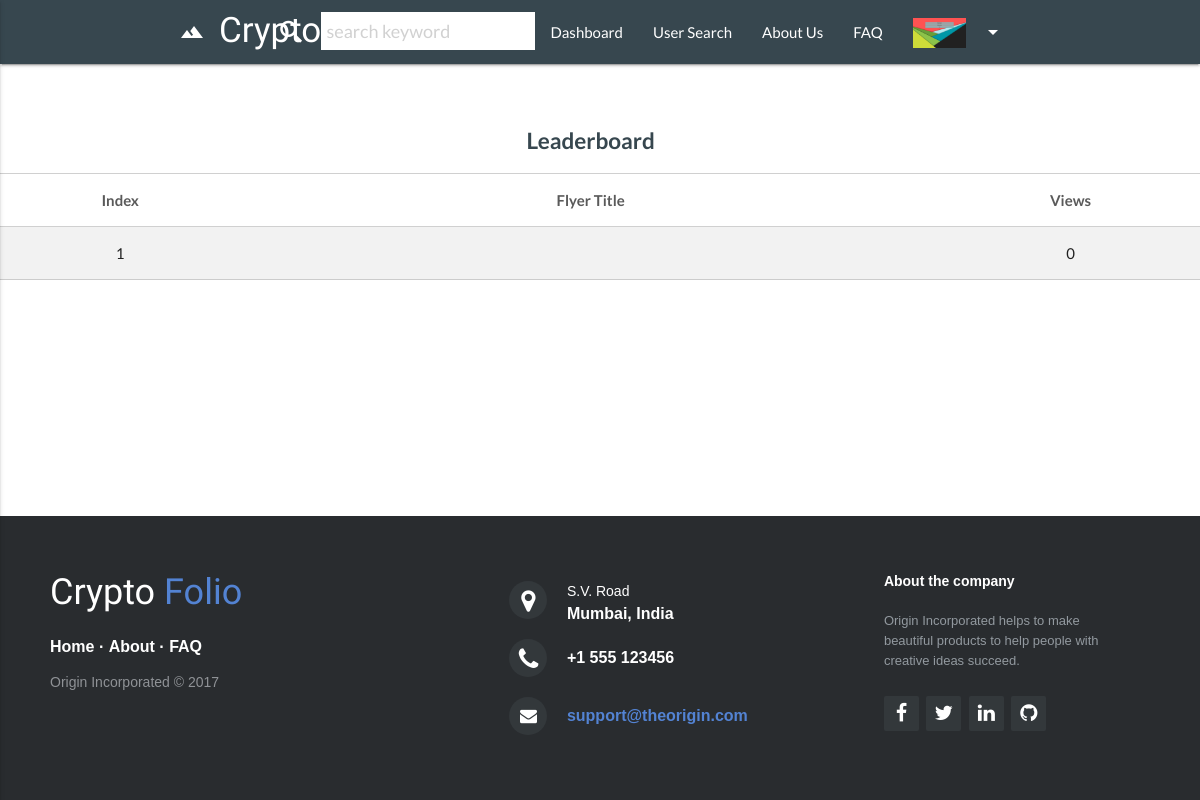
Page /leaderboard/ (signed in) on the committed database.
### authen/models.py (models this page shows, shortened)
class Profile(models.Model):
    user = models.OneToOneField(User, on_delete=models.CASCADE)
    description1 = models.IntegerField(default=0, blank=True, null=True)
    description2 = models.IntegerField(default=0, blank=True, null=True)
    description3 = models.IntegerField(default=0, blank=True, null=True)
    cryptoname = models.CharField(max_length=500, blank=True, null=True)
    email = models.EmailField(unique=True)
    bio = models.CharField(max_length=500, blank=True, null=True)
    profile_pic = models.ImageField(
        default='media/mainpage4.jpg', blank=True, null=True)
    confirmhash = models.CharField(max_length=100, blank=True, null=True)

### explore/models.py (models this page shows, shortened)
class Flyer(models.Model):
    creater = models.ForeignKey(Profile, on_delete=models.CASCADE)
    username=models.CharField(max_length=500)
    percentage = models.IntegerField(default=0)
    viewcount = models.IntegerField(default=0)

### TMS/views.py (the view)
# urls.py: url(r'^leaderboard/', views.leaderboard),
def leaderboard(request):
      if request.user.is_authenticated:
        pr = Profile.objects.get(user=request.user)
        fly = Flyer.objects.all()
        return render(request, 'leaderboard.html', {'profile': pr, 'list':fly})

### templates/leaderboard.html (shortened to what this page needs)
{% extends 'navbar.html' %} {% load static %} {% block content %}
<link rel="stylesheet" href="http://maxcdn.bootstrapcdn.com/font-awesome/4.2.0/css/font-awesome.min.css">
<link rel="stylesheet" href="{% static 'authen/css/style.css' %}">
<link rel="stylesheet" href="{% static 'authen/css/footer-distributed-with-address-and-phones.css' %}">
<br><br>
  <table class="striped centered highlight">
        <thead>
          <tr> <th></th>
              <th style="color:#37474f; font-size: 1.5em;">Leaderboard</th>
          </tr>
        </thead> <thead>
          <tr>
              <th>Index</th>
              <th>Flyer Title</th>
              <th>Views</th>
          </tr>
        </thead>
        <tbody>
   {% for i in list.all|dictsortreversed:"viewcount" %}
   <tr>
     <td><a class="ref" href="/dashboard/location/{{ i.title }}/"> {{ forloop.counter }}</a></td>
      <td> <a class="ref" href="/dashboard/location/{{ i.title }}/"> {{ i.title }}</a></td>
       <td> <a class="ref" href="/dashboard/location/{{ i.title }}/">{{ i.viewcount }}</a></td>
          </tr>
   {% endfor %}
        </tbody>
      </table>
<hr>
<br>
{% endblock content %}

### templates/navbar.html (shortened to what this page needs)
<!DOCTYPE html>
<html lang="en">
{% load static %}
<head>
    <link rel="stylesheet" href="{% static 'src/public/css/libs/sweetalert.css' %}">
    <link rel="stylesheet" href="{% static 'src/public/css/app.css' %}">
    <link rel="stylesheet" href="{% static 'src/public/css/navigation.css' %}">
    <link rel="stylesheet" href="{% static 'src/public/css/libs/typeahead.css' %}">
    <link rel="stylesheet" href="{% static 'src/public/css/lity.css' %}">
    <link rel="stylesheet" href="http://maxcdn.bootstrapcdn.com/font-awesome/4.2.0/css/font-awesome.min.css">
    <link rel="stylesheet" href="https://cdnjs.cloudflare.com/ajax/libs/animate.css/3.5.2/animate.min.css">
    <link type="text/css" rel="stylesheet" href="{% static 'authen/css/materialize.min.css' %}" media="screen,projection" />
    <link rel="stylesheet" href="{% static 'authen/css/font-awesome.min.css' %}">
    <link rel="stylesheet" href="{% static 'explore/css/footer-distributed-with-address-and-phones.css' %}">
    <link rel="stylesheet" href="http://maxcdn.bootstrapcdn.com/font-awesome/4.2.0/css/font-awesome.min.css">
</head>
<body>
    <nav class="nav-extended">
        <div class="nav-wrapper blue-grey darken-3">
            <div class="container">
                <a href="/home/" class="brand-logo"><i class="large material-icons">landscape</i><span id="logo1">Crypto</span><span id="logo2">Folio</span></a>
                <ul class="right hide-on-med-and-down">
                     {% if profile  %}
                      <li>
                   <div class="searcher" style="margin-bottom: -12px;">
                      <div class="col s12 " >
                        <div class="" id="topbarsearch">
                          <div class="input-field col s6 s12 black-text" >
                            <i class="white-text material-icons prefix">search</i>
                            <input type="text" placeholder="search keyword" id="autocomplete-input" class="autocomplete black-text" style="background-color: white;padding-left: 5px;" >
                            </div>
                          </div>
                        </div>
                      </div>
                  </li>
                     <li><a href="/dashboard/home/">Dashboard</a></li>
                      <li><a href="/friends/">User Search</a></li>
                      {% endif %}
                    <li><a href="/about/">About Us</a></li>
                    <li><a href="/faq/">FAQ</a></li>
                    {% if profile  %}
                        {% if profile.profile_pic %}
                        <li id="profilepic"><a class="dropdown-button" href="#!" data-activates="dropdown1" data-beloworigin="true"><img style = " height : 30px; margin-bottom: -10px;" src="{{ profile.profile_pic.url }}"><i class="material-icons right">arrow_drop_down</i></a></li>
                        {% endif %}
                    {% else %}
                        <li><a href="/authen/login/">Log In</a></li>
                        <li><a href="/authen/register/">Sign Up</a></li>
                    {% endif %}
                </ul>
        <a href="#" data-activates="slide-out" class="button-collapse"><i class="material-icons">menu</i></a>      </div>
        </div>
    </nav>
    {% block content %} {% endblock content %}
    <footer class="footer-distributed">
        <div class="footer-left">
            <h3>Crypto
                <span>Folio</span>
            </h3>
            <p class="footer-links">
                <a href="/home/">Home</a> ·
                <a href="/about/">About</a> ·
                <a href="/faq/">FAQ</a>
            </p>
            <p class="footer-company-name">Origin Incorporated &copy; 2017</p>
        </div>
        <div class="footer-center">
            <div>
                <i class="fa fa-map-marker"></i>
                <p>
                    <span>S.V. Road</span> Mumbai, India</p>
            </div>
            <div>
                <i class="fa fa-phone"></i>
                <p>+1 555 123456</p>
            </div>
            <div>
                <i class="fa fa-envelope"></i>
                <p>
                    <a href="mailto:support@company.com">support@theorigin.com</a>
                </p>
            </div>
        </div>
        <div class="footer-right">
            <p class="footer-company-about">
                <span>About the company</span> Origin Incorporated helps to make beautiful products to help people with creative
                ideas succeed.
            </p>
            <div class="footer-icons">
                <a href="#">
                    <i class="fa fa-facebook"></i>
                </a>
                <a href="#">
                    <i class="fa fa-twitter"></i>
                </a>
                <a href="#">
                    <i class="fa fa-linkedin"></i>
                </a>
                <a href="#">
                    <i class="fa fa-github"></i>
                </a>
            </div>
        </div>
    </footer>
</body>
</html>

### explore/static/src/public/css/app.css (style rules this page uses)
body, html { font-family: 'Lato', sans-serif; text-rendering: optimizeLegibility !important; -webkit-font-smoothing: antialiased !important; color: #5a5a5a; }
a { text-decoration: none; color: #ccc; }
ul, ol { padding: 0; webkit-padding: 0; moz-padding: 0; }
img { max-width: 100%; }
input[type=text] { padding: 8px; }

### explore/static/src/public/css/libs/typeahead.css (style rules this page uses)
button,input,optgroup,select,textarea { color:inherit;font:inherit;margin:0 }
input { line-height:normal }

### explore/static/explore/css/footer-distributed-with-address-and-phones.css (style rules this page uses)
.footer-distributed { background-color: #292c2f; box-shadow: 0 1px 1px 0 rgba(0, 0, 0, 0.12); box-sizing: border-box; width: 100%; text-align: left; font: bold 16px sans-serif; padding: 55px 50px; margin-top: 80px; }
.footer-distributed .footer-left, .footer-distributed .footer-center, .footer-distributed .footer-right { display: inline-block; vertical-align: top; }
.footer-distributed .footer-left { width: 40%; }
.footer-distributed h3 { color: #ffffff; font: normal 36px 'Cookie', cursive; margin: 0; }
.footer-distributed h3 span { color: #5383d3; }
.footer-distributed .footer-links { color: #ffffff; margin: 20px 0 12px; padding: 0; }
.footer-distributed .footer-links a { display:inline-block; line-height: 1.8; text-decoration: none; color: inherit; }
.footer-distributed .footer-company-name { color: #8f9296; font-size: 14px; font-weight: normal; margin: 0; }
.footer-distributed .footer-center { width: 35%; }
.footer-distributed .footer-center i { background-color: #33383b; color: #ffffff; font-size: 25px; width: 38px; height: 38px; border-radius: 50%; text-align: center; line-height: 42px; margin: 10px 15px; vertical-align: middle; }
.footer-distributed .footer-center i.fa-envelope { font-size: 17px; line-height: 38px; }
.footer-distributed .footer-center p { display: inline-block; color: #ffffff; vertical-align: middle; margin:0; }
.footer-distributed .footer-center p span { display:block; font-weight: normal; font-size:14px; line-height:2; }
.footer-distributed .footer-center p a { color: #5383d3; text-decoration: none;; }
.footer-distributed .footer-right { width: 20%; }
.footer-distributed .footer-company-about { line-height: 20px; color: #92999f; font-size: 13px; font-weight: normal; margin: 0; }
.footer-distributed .footer-company-about span { display: block; color: #ffffff; font-size: 14px; font-weight: bold; margin-bottom: 20px; }
.footer-distributed .footer-icons { margin-top: 25px; }
.footer-distributed .footer-icons a { display: inline-block; width: 35px; height: 35px; cursor: pointer; background-color: #33383b; border-radius: 2px; font-size: 20px; color: #ffffff; text-align: center; line-height: 35px; margin-right: 3px; margin-bottom: 5px; }

### authen/static/authen/css/style.css (style rules this page uses)
body { display: flex; flex-direction: column; }
#logo1 { color: #ffffff; font: normal 35px 'Cookie', cursive; }
#logo2 { color: #5383d3; font:normal 35px 'Cookie', cursive; }
.brand-logo { font-size: 1.7em !important; }
.footer-distributed { margin: 0 !important; }

### templates/leaderboard.html (style rules this page uses)
.footer-distributed { position:fixed; bottom:0; }
hr { display: block; height: 1px; border: 0; border-top: 1px solid #ccc; margin: 1em 0; margin-top: -1px; padding: 0; }
a.ref { color: #212121 !important; }

### templates/navbar.html (style rules this page uses)
body { display: flex; min-height: 100vh; flex-direction: column; }

### rows in the picture
Profile: profile_pic (picture)
Flyer: viewcount "0"
